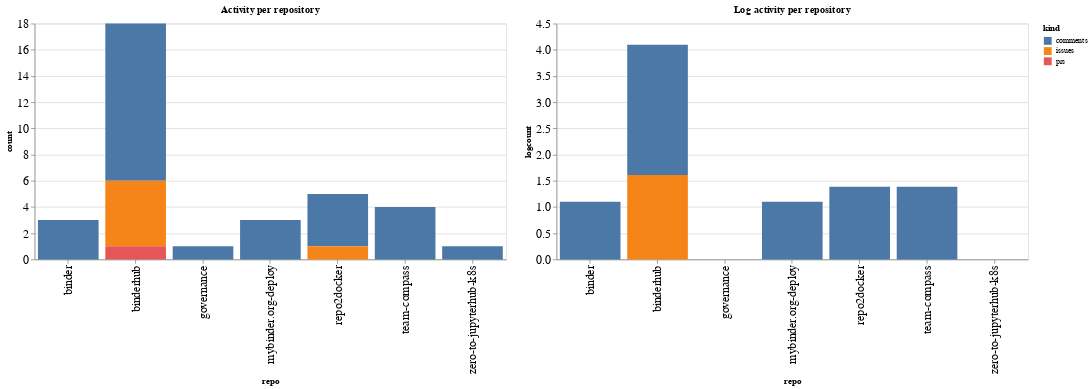

The code cell stored with this chart in its notebook:
### Code cell
ch1 = alt.Chart(repo_summaries, width=600, title="Activity per repository").mark_bar().encode(
    x='repo',
    y='count',
    color='kind',
    tooltip="kind"
)

ch2 = alt.Chart(repo_summaries, width=600, title="Log activity per repository").mark_bar().encode(
    x='repo',
    y='logcount',
    color='kind',
    tooltip="kind"
)

ch1 | ch2

### Figure 1 — Vega-Lite specification as saved in the notebook (floating-point values rounded to 4 significant figures)
{"config": {"axisLeft": {"labelFontSize": 15}, "axisBottom": {"labelFontSize": 15}}, "hconcat": [{"mark": "bar", "encoding": {"color": {"type": "nominal", "field": "kind"}, "tooltip": {"type": "nominal", "field": "kind"}, "x": {"type": "nominal", "field": "repo"}, "y": {"type": "quantitative", "field": "count"}}, "title": "Activity per repository", "width": 600}, {"mark": "bar", "encoding": {"color": {"type": "nominal", "field": "kind"}, "tooltip": {"type": "nominal", "field": "kind"}, "x": {"type": "nominal", "field": "repo"}, "y": {"type": "quantitative", "field": "logcount"}}, "title": "Log activity per repository", "width": 600}], "data": {"name": "data-753fd0c1720a78f9632368a5437804ca"}, "$schema": "https://vega.github.io/schema/vega-lite/v4.8.1.json", "datasets": {"data-753fd0c1720a78f9632368a5437804ca": [{"repo": "binder", "kind": "comments", "count": 3, "logcount": 1.099}, {"repo": "binderhub", "kind": "comments", "count": 12, "logcount": 2.485}, {"repo": "binderhub", "kind": "issues", "count": 5, "logcount": 1.609}, {"repo": "binderhub", "kind": "prs", "count": 1, "logcount": 0.0}, {"repo": "governance", "kind": "comments", "count": 1, "logcount": 0.0}, {"repo": "mybinder.org-deploy", "kind": "comments", "count": 3, "logcount": 1.099}, {"repo": "repo2docker", "kind": "comments", "count": 4, "logcount": 1.386}, {"repo": "repo2docker", "kind": "issues", "count": 1, "logcount": 0.0}, {"repo": "team-compass", "kind": "comments", "count": 4, "logcount": 1.386}, {"repo": "zero-to-jupyterhub-k8s", "kind": "comments", "count": 1, "logcount": 0.0}]}}
